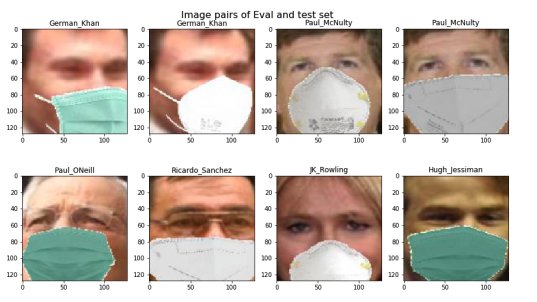
//> input picture opencv-cplus/image_pair.png, 537 x 302 px
$ ./change_brightness   (built with g++ and OpenCV 4)
//> lines starting //> are read from the running program, lines starting //| are printed output that depends on the picture
#include <opencv4/opencv2/opencv.hpp>
#include <iostream>

using namespace cv;
using namespace std;

int main(int argc, char** argv){
    Mat image = imread("/home/maicg/Documents/cplus/image_pair.png");
//> image is the input picture: 302 rows x 537 cols, CV_8UC3; mean B, G, R 181.8, 190.9, 203.4
    if (image.empty()){
        cout << "Not open or find the image" << endl;
        cin.get();
        return -1;
    }
    Mat imageBrighnessHigh50;
    image.convertTo(imageBrighnessHigh50, -1, 1, 50); //increase the brightness by 50
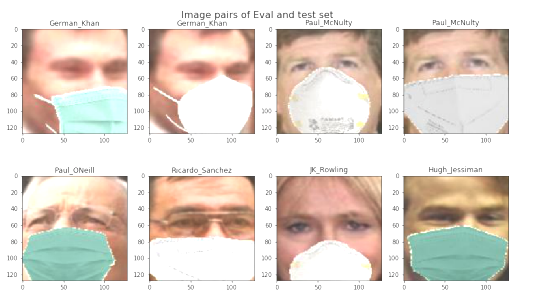
//> imageBrighnessHigh50: 302 rows x 537 cols, CV_8UC3; mean B, G, R 209.5, 218.2, 228.3

    Mat imageBrighnessHigh100;
    image.convertTo(imageBrighnessHigh100, -1, 1, 100); //increase the brightness by 100
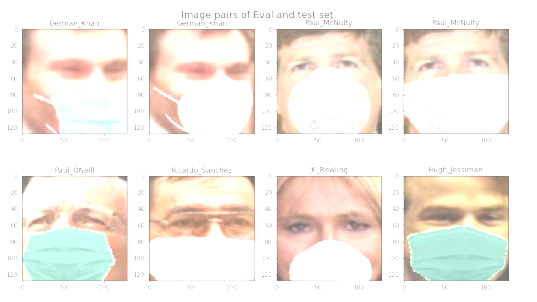
//> imageBrighnessHigh100: 302 rows x 537 cols, CV_8UC3; mean B, G, R 231.6, 238.8, 244.6

    Mat imageBrighnessLow50;
    image.convertTo(imageBrighnessLow50, -1, 1, -50); //decrease the brightness by 50
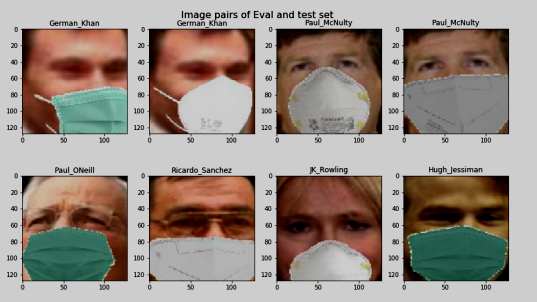
//> imageBrighnessLow50: 302 rows x 537 cols, CV_8UC3; mean B, G, R 132.6, 141.2, 153.5

    Mat imageBrighnessLow100;
    image.convertTo(imageBrighnessLow100, -1, 1, -100); //decrease the brightness by 100
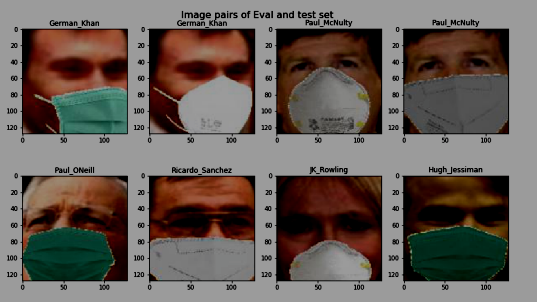
//> imageBrighnessLow100: 302 rows x 537 cols, CV_8UC3; mean B, G, R 88.9, 94.8, 105.4

    //Defining window names for above images
    String windowNameOriginalImage = "Original Image";
    String windowNameBrightnessHigh50 = "Brightness Increased by 50";
    String windowNameWithBrightnessHigh100 = "Brightness Increased by 100";
    String windowNameBrightnessLow50 = "Brightness Decreased by 50";
    String windowNameBrightnessLow100 = "Brightness Decreased by 100";

    //Create and open windows for above images
    namedWindow(windowNameOriginalImage, WINDOW_NORMAL);
    namedWindow(windowNameBrightnessHigh50, WINDOW_NORMAL);
    namedWindow(windowNameWithBrightnessHigh100, WINDOW_NORMAL);
    namedWindow(windowNameBrightnessLow50, WINDOW_NORMAL);
    namedWindow(windowNameBrightnessLow100, WINDOW_NORMAL);

    //Show above images inside the created windows.
    imshow(windowNameOriginalImage, image);
    imshow(windowNameBrightnessHigh50, imageBrighnessHigh50);
    imshow(windowNameWithBrightnessHigh100, imageBrighnessHigh100);
    imshow(windowNameBrightnessLow50, imageBrighnessLow50);
    imshow(windowNameBrightnessLow100, imageBrighnessLow100);

    waitKey(0); // Wait for any key stroke

    destroyAllWindows(); //destroy all open windows

    return 0;
}
